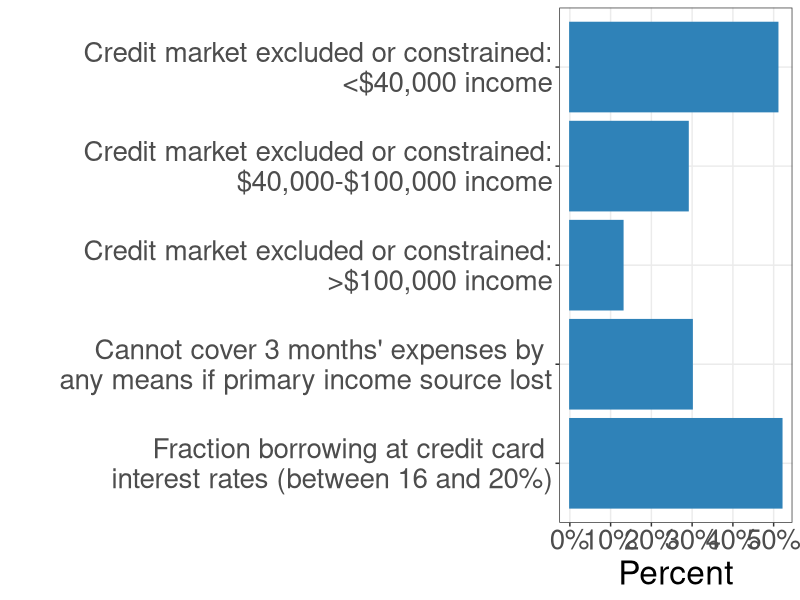

Write R code to recreate this figure.
#Graph Designer: Harriet Brookes Gray 
#Authors: Bowles and Halliday
#Title: Coordination, Conflict and Competition: A Text in Microeconomics

library(scales)
library(openxlsx)
library(ggplot2)
library(tidyverse)
library(shape)
#pdf(file = "credit/credit_constraints.pdf", width = 18, height = 6)

#Set parameters for graphics
axislabelsize <- 1.8
labelsize <- 1.5
namesize <- 1.8
annotatesize <- 1.5
graphlinewidth <- 2
segmentlinewidth <- 1.5

COL <- c("#7fc97f", "#beaed4", "#fdc086", "#ffff99", "#386cb0", "#f0027f", "#bf5b17", "#666666")
COLA <- c("#e0f3db", "#99d8c9","#66c2a4","#41ae76", "#238b45", "#005824")
COLB <- c("#c6dbef", "#4eb3d3", "#2b8cbe", "#0868ac","#084081")
grays <- gray.colors(25, start = 1, end = 0, alpha = 1)


# #Data 
# Income_range1 <- c("<40,000", "<40,000", "<40,000", "<40,000")
# Race1 <- c("White", "Black", "Hispanic", "Overall")
# Denied1 <- c(40,58,41,43)
# Approved1 <- c(52, 32, 51,49)
# Denied_Approved_less1 <- c(48,68,49,51)
# Approved_less1 <- c(8, 10, 8, 8)
# data1 <- cbind(Income_range1, Race1, Approved1, Denied1, Denied_Approved_less1, Approved_less1)
# 
# Income_range2 <- c("40,000-100,000", "40,000-100,000", "40,000-100,000", "40,000-100,000")
# Race2 <- c("White", "Black", "Hispanic", "Overall")
# Denied2 <- c(17,41,30,22)
# Approved2 <- c(78,43,61,71)
# Denied_Approved_less2 <- c(22,57,39,29)
# Approved_less2 <- c(5,16,9,7)
# data2 <- cbind(Income_range2, Race2, Approved2, Denied2, Denied_Approved_less2, Approved_less2)
# 
# Income_range3 <- c(">100,000", ">100,000", ">100,000", ">100,000")
# Race3 <- c("White", "Black", "Hispanic", "Overall")
# Denied3 <- c(7,19,17,9)
# Approved3 <- c(90,69,78,87)
# Denied_Approved_less3 <- c(10,31,22,13)
# Approved_less3 <- c(3,12,5,4)
# data3 <- cbind(Income_range3, Race3, Approved3, Denied3, Denied_Approved_less3, Approved_less3)
# 
# Income_range4 <- c("All", "All", "All", "All")
# Race4 <- c("White", "Black", "Hispanic", "Overall")
# Denied4 <- c(19,44,32,24)
# Approved4 <- c(76,43,60,69)
# Denied_Approved_less4 <- c(24,57,40,31)
# Approved_less4 <- c(5,13,8,7)
# data4 <- cbind(Income_range4, Race4, Approved4, Denied4, Denied_Approved_less4, Approved_less4)
# 
# credit_outcomes_mat <- rbind(data1,data2,data3,data4) 
# 
# credit_outcomes_df <- as.data.frame(credit_outcomes_mat)
# 
# credit_outcomes_df <- credit_outcomes_df %>%
#   rename("income_range" = "Income_range1", 
#          "race" = "Race1", 
#          "approved" = "Approved1",
#          "denied" = "Denied1", 
#          "denied_approved_less" = "Denied_Approved_less1", 
#          "approved_less" = "Approved_less1") %>%
#   gather(type, percent, c(denied, approved, denied_approved_less, approved_less)) 
# 
# credit_outcomes_df$percent <- as.numeric(credit_outcomes_df$percent)
# 
# #plot 1 - Denied and Approved but received less than requested. 
# 
# data_credit1 <- credit_outcomes_df %>%
#   filter(income_range != "All") %>%
#   filter(type != "denied_approved_less") %>%
#   filter(type != "approved") %>%
#   filter(race == "Overall")
# 
# data_credit1$income_range <- factor(data_credit1$income_range, levels = c("<40,000", "40,000-100,000", ">100,000"))
# 
# plot1 <- ggplot(data_credit1, aes(x=income_range, y = percent)) + 
#   geom_bar(stat="identity", position = "dodge", aes(fill = type))
# 
# plot1

# plot2 - 6 horizontal bars. 

# x <- c("<40,000", "40,000-100,000", "100,000<", "Cannot cover $400 sudden expense with cash, savings or credit card", "Cannot cover emergency expenses by any means", "Borrowing at credit card rates")
# y <- c(51,29, 13, 37, 30, 52)
# mat <- cbind(x, y)
# data <- as.data.frame(mat)
# data$y <- as.numeric(data$y)

x <- c("<40,000", "40,000-100,000", "100,000<", "Cannot cover emergency expenses by any means", "Borrowing at credit card rates")
y <- c(0.51, 0.29, 0.13,  0.30, 0.52)
mat <- cbind(x, y)
data <- as.data.frame(mat)
data$y <- as.numeric(as.character(data$y))


#data$x <- factor(data$x, levels = c("<40,000", "40,000-100,000", "100,000<", "Can't cover $400 sudden expenses with cash, savings or credit card", "Cannot cover emergency expenses by any means", "Borrowing at credit card rates"))

data$x <- factor(data$x, 
                 levels = c("Borrowing at credit card rates", 
                            "Cannot cover emergency expenses by any means", 
                            "100,000<", 
                            "40,000-100,000",
                            "<40,000")
                 )

labels <- c("Fraction borrowing at credit card \n interest rates (between 16 and 20%)",
"Cannot cover 3 months' expenses by \n  any means if primary income source lost", 
"Credit market excluded or constrained:\n >$100,000 income", 
"Credit market excluded or constrained:\n $40,000-$100,000 income",
"Credit market excluded or constrained:\n <$40,000 income")

#data <- 
#  data %>% 
#  filter(!x %in% c("Cannot cover $400 sudden expense with cash, savings or credit card"))
# data <-
#  data %>%
#  filter(x %in% c("Borrowing at credit card rates", 
#                  "Cannot cover emergency expenses by any means", 
#                  "100,000<", 
#                  "40,000-100,000",
#                  "<40,000")
#         )


plot2 <- data %>% 
  ggplot(aes(x = x, y = y)) + 
  geom_bar(stat = "identity", colour = "#2f82b8", fill = "#2f82b8") + 
  scale_x_discrete(labels = labels) + 
  scale_y_continuous(breaks = seq(0, 1, by = 0.1), labels = scales::percent_format(accuracy = 5L))  +
  #scale_y_continuous(breaks = seq(0, 1, by = 0.1), labels = scales::percent) + 
  xlab("") +
  ylab("Percent") +
  theme_bw() + 
  theme(axis.title = element_text(size = 24),
        axis.text.y = element_text(size = 20),
        axis.text.x = element_text(size = 20),
        panel.grid.minor = element_blank()
  ) + 
  #theme(legend.position = c(0.8,0.85),
        #legend.text.align = 0,
        #axis.title = element_text(size = 20),
        #axis.title.y = element_blank(),
        #axis.text.y = element_text(size = 18),
        #legend.title = element_text(size = 16),
        #legend.text = element_text(size = 18),
        #legend.title = element_text(size = 18),
        #axis.text.x  = element_text(vjust = 0.5, size = 18)) + 
  #geom_text(
   # aes(x = group5, y = utility5, label = utility5, group = type5),
   # col = "black",
   # hjust = -0.5, size = 4,
   # position = position_dodge(width = 1),
   # inherit.aes = TRUE
  #) +
  #ylim(0, 160) +
  coord_flip()



ggsave("credit/credit_constraints.pdf", width = 12, height = 6, units = "in")
